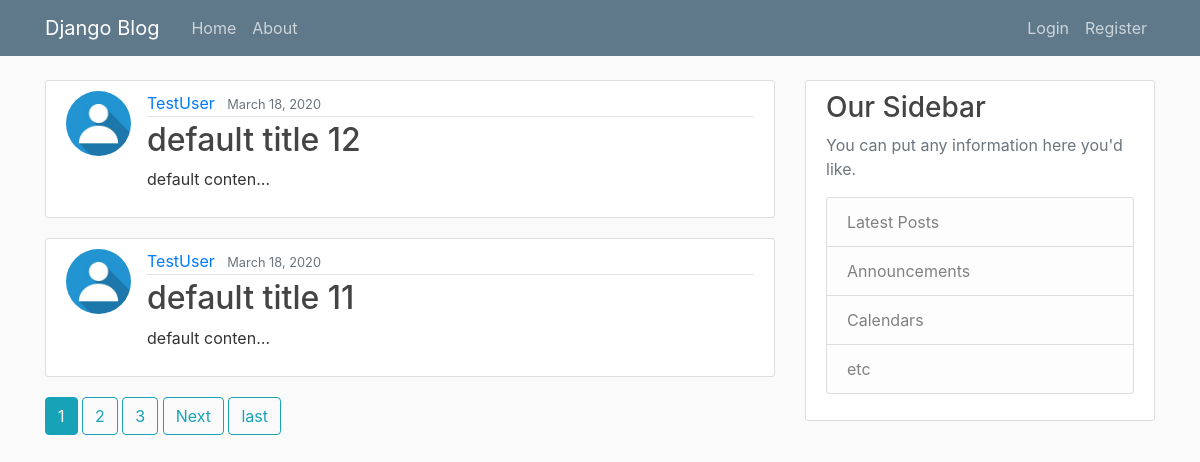
The page / on the database its author committed.
### blog/models.py (models this page shows, shortened)
class Post(models.Model):
    title = models.CharField(max_length=100, default='default title')
    content = models.TextField(default='default content')
    date_posted = models.DateTimeField(default=timezone.now)
    author = models.ForeignKey(User, on_delete=models.CASCADE)

### users/models.py (models this page shows, shortened)
class Profile(models.Model):
    user = models.OneToOneField(User, on_delete=models.CASCADE)
    image = models.ImageField(default='default.jpg', upload_to='profile_pics')

### blog/views.py (the view)
# urls.py: path('', PostListView.as_view(), name='blog-home'),
class PostListView(ListView):
    model = Post
    template_name = 'blog/home.html'  # <app_name>/<model>_list.html
    context_object_name = 'posts'
    ordering = ['-date_posted']
    paginate_by = 2

### blog/templates/blog/home.html (shortened to what this page needs)
{% extends "blog/base.html" %}
{% block content %}
    {% for post in posts %}
        <article class="media content-section">
          <img class="rounded-circle article-img" src="{{post.author.profile.image.url}}">
            <div class="media-body">
            <div class="article-metadata">
              <a class="mr-2" href="{% url 'user-post' post.author.username %}">{{ post.author }}</a>
              <small class="text-muted">{{ post.date_posted|date:"F d, Y" }}</small>
            </div>
            <h2><a class="article-title" href="{% url 'post-detail' post.id %}">{{ post.title }}</a></h2>
            <p class="article-content">{{ post.content|truncatechars:15 }}</p>
          </div>
        </article>
    {% endfor %}
{% if is_paginated %}
    {% for num in page_obj.paginator.page_range %}
        {% if page_obj.number == num %}
            <a class="btn btn-info mb-4" href="?page={{num}}">{{num}}</a>
        {% elif num > page_obj.number|add:'-3' and num < page_obj.number|add:'3'%}
            <a class="btn btn-outline-info mb-4" href="?page={{num}}">{{num}}</a>
        {%endif%}
    {% endfor %}
    {% if page_obj.has_next %}
        <a class="btn btn-outline-info mb-4" href="?page={{page_obj.next_page_number}}">Next</a>
        <a class="btn btn-outline-info mb-4" href="?page={{page_obj.paginator.num_pages}}">last</a>
    {% endif %}
{% endif %}
{% endblock %}

### blog/templates/blog/base.html (shortened to what this page needs)
{% load static %}
<!DOCTYPE html>
<html lang="en">
<head>
    <link rel="stylesheet" href="https://stackpath.bootstrapcdn.com/bootstrap/4.4.1/css/bootstrap.min.css">
    <link rel="stylesheet" type="text/css" href="{% static 'blog/main.css' %}">
</head>
<body>
    <header class="site-header">
      <nav class="navbar navbar-expand-md navbar-dark bg-steel fixed-top">
        <div class="container">
          <a class="navbar-brand mr-4" href="/">Django Blog</a>
          <div class="collapse navbar-collapse" id="navbarToggle">
            <div class="navbar-nav mr-auto">
              <a class="nav-item nav-link" href="/">Home</a>
              <a class="nav-item nav-link" href="/about">About</a>
            </div>
            <div class="navbar-nav">
                {% if user.is_authenticated %}
                    <a class="nav-item nav-link" href="{% url 'post-create' %}">New Post</a>
                    <a class="nav-item nav-link" href="{% url 'logout' %}">Logout</a>
                    <a class="nav-item nav-link" href="{% url 'profile' %}">Profile</a>
                {% else %}
                    <a class="nav-item nav-link" href="{% url 'login' %}">Login</a>
                    <a class="nav-item nav-link" href="{% url 'register_user' %}">Register</a>
                {% endif %}
            </div>
          </div>
        </div>
      </nav>
    </header>
    <main role="main" class="container">
      <div class="row">
        <div class="col-md-8">
          {% block content %}{% endblock %}
        </div>
        <div class="col-md-4">
          <div class="content-section">
            <h3>Our Sidebar</h3>
            <p class='text-muted'>You can put any information here you'd like.
              <ul class="list-group">
                <li class="list-group-item list-group-item-light">Latest Posts</li>
                <li class="list-group-item list-group-item-light">Announcements</li>
                <li class="list-group-item list-group-item-light">Calendars</li>
                <li class="list-group-item list-group-item-light">etc</li>
              </ul>
            </p>
          </div>
        </div>
      </div>
    </main>
</body>
</html>

### blog/static/blog/main.css (style rules this page uses)
body { background: #fafafa; color: #333333; margin-top: 5rem; }
h1, h2, h3, h4, h5, h6 { color: #444444; }
ul { margin: 0; }
.bg-steel { background-color: #5f788a; }
.site-header .navbar-nav .nav-link { color: #cbd5db; }
.content-section { background: #ffffff; padding: 10px 20px; border: 1px solid #dddddd; border-radius: 3px; margin-bottom: 20px; }
.article-title { color: #444444; }
.article-content { white-space: pre-line; }
.article-img { height: 65px; width: 65px; margin-right: 16px; }
.article-metadata { padding-bottom: 1px; margin-bottom: 4px; border-bottom: 1px solid #e3e3e3 }

### rows shown on the page
Post: author.profile.image (placeholder picture), author "TestUser", date_posted "March 18, 2020", title "default title 12", content "default conten…"
Post: author.profile.image (placeholder picture), author "TestUser", date_posted "March 18, 2020", title "default title 11", content "default conten…"

### other values the page prints
{{ num }} "1"
{{ num }} "2" "3"
